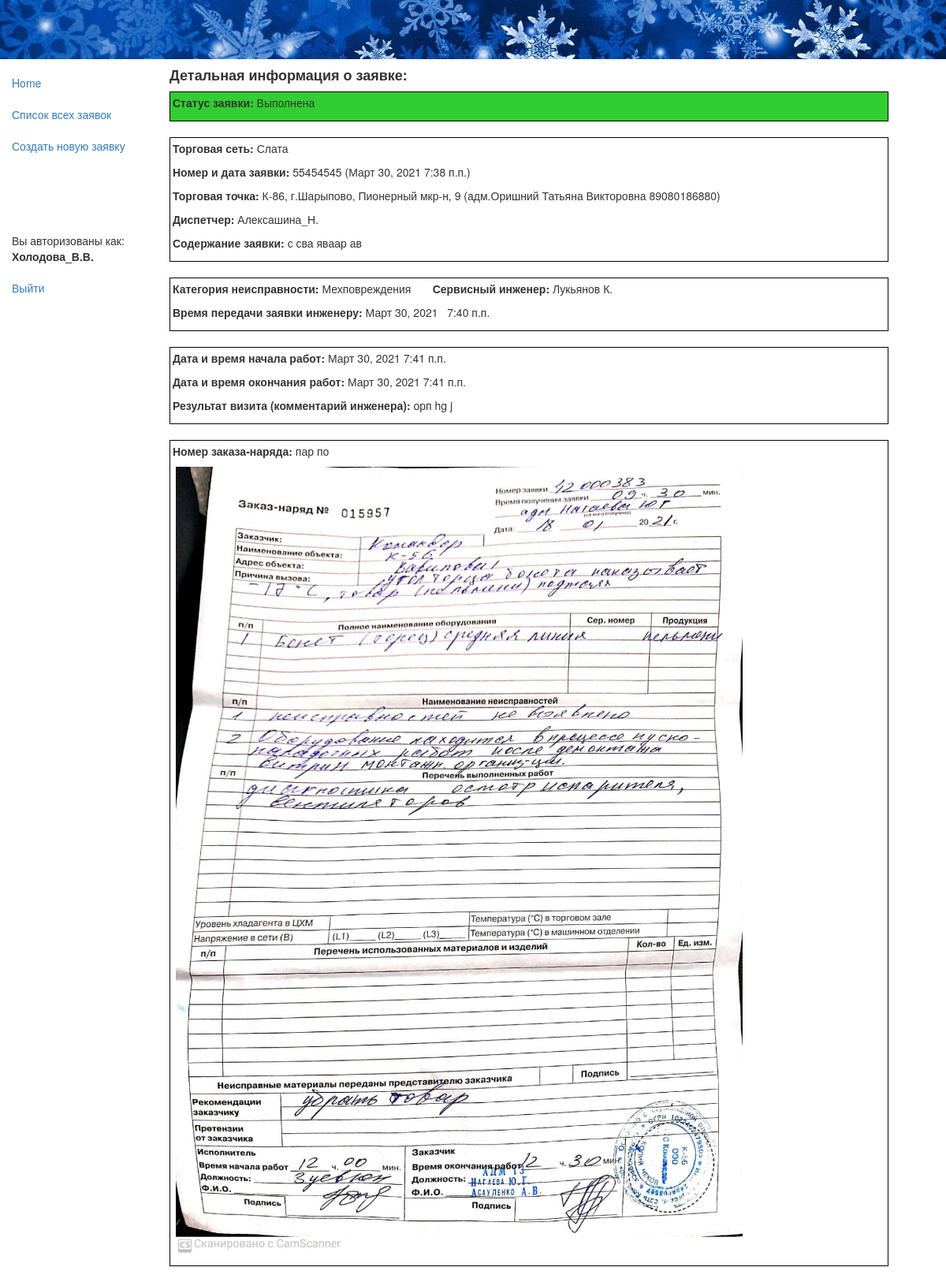
Page /app/rec/70 (signed in) on the committed database.
### app/models.py (models this page shows, shortened)
class Rec(models.Model):
    status = models.ForeignKey(Status, null=True, on_delete=models.SET_NULL, default=4, verbose_name="Статус заявки")
    retail = models.ForeignKey(Retail, null=True, on_delete=models.SET_NULL, verbose_name="Торговая сеть")
    rec_date = models.DateField(auto_now_add=True, verbose_name="Дата создания заявки")
    rec_time = models.TimeField(auto_now_add=True, verbose_name="Время создания заявки")
    user = models.ForeignKey(User, null=True, on_delete=models.SET_NULL, verbose_name="Диспетчер")
    customer = models.CharField(max_length=100, verbose_name="ФИО инициатора заявки")
    rec_num = models.CharField(verbose_name='Номер заявки', max_length=8)
    store = models.ForeignKey(Store, null=True, on_delete=models.SET_NULL, verbose_name="Торговая точка, адрес")
    description = models.TextField(max_length=1000, verbose_name="Содержание заявки")
    trouble = models.ForeignKey(Trouble, null=True, on_delete=models.SET_NULL, verbose_name="Категория неисправности")
    tech = models.ForeignKey(Tech, null=True, on_delete=models.SET_NULL, verbose_name="Сервисный инженер")
    sign_day = models.DateField(null=True, verbose_name="Дата передачи заявки инженеру")
    sign_time = models.TimeField(null=True, verbose_name="Время передачи заявки инженеру")
    visit_day_begin = models.DateField(null=True, verbose_name="Дата начала работ")
    visit_time_begin = models.TimeField(null=True, verbose_name="Время начала работ")
    visit_day_end = models.DateField(null=True, verbose_name="Дата окончания работ")
    visit_time_end = models.TimeField(null=True, verbose_name="Время окончания работ")
    result = models.TextField(null=True, max_length=1000, verbose_name="Результат выезда")
    form = models.CharField(null=True, max_length=10, verbose_name="Номер заказа-наряда")
    jpg = models.ImageField(upload_to='images', null=True, verbose_name="Скан-копия заказа-наряда")
    class Meta:
        verbose_name = 'Заявка'
        verbose_name_plural = 'Заявки'
        ordering = ['-rec_time'] # отображение заявок в rec-list.html в обратном порядке
        permissions = (("can_create_update", "Может rec_create и rec_update"),
                       ("can_list_detail", "Может rec_list и rec_detail"),
                       )

class Status(models.Model):
    name = models.CharField(max_length=32, help_text="Состояние заявки")
    class Meta:
        verbose_name = 'Статус'
        verbose_name_plural = 'Статусы'
    def __str__(self):
        return self.name

class Retail(models.Model):
    name = models.CharField(max_length=64, help_text="Торговая сеть")
    class Meta:
        verbose_name = 'Торговая сеть'
        verbose_name_plural = 'Торговые сети'
    def __str__(self):
        return self.name

class Store(models.Model):
    name = models.CharField(max_length=96, help_text="Торговая точка, адрес")
    class Meta:
        verbose_name = 'Магазин'
        verbose_name_plural = 'Магазины'
    def __str__(self):
        return self.name

class Trouble(models.Model):
    name = models.CharField(max_length=32, help_text="Категория неисправности")
    class Meta:
        verbose_name = 'Неисправность'
        verbose_name_plural = 'Неисправности'
    def __str__(self):
        return self.name

class Tech(models.Model):
    name = models.CharField(max_length=64, help_text="Сервисный инженер")
    class Meta:
        verbose_name = 'Инженер'
        verbose_name_plural = 'Инженеры'
    def __str__(self):
        return self.name

### app/views.py (the view)
# urls.py: url(r'^rec/(?P<pk>\d+)$', views.RecDetailView.as_view(), name='rec_detail'),
class RecDetailView(PermissionRequiredMixin, generic.DetailView):
    model = Rec
    permission_required = 'app.can_list_detail'
    extra_context = {'gray': gray, 'blue': blue, 'yellow': yellow, 'green': green}

### app/templates/app/rec_detail.html (shortened to what this page needs)
{% extends "base_generic.html" %}
{% block content %}
  <h4><strong>Детальная информация о заявке:</strong></h4>
                {% if rec.status == gray %}
     <div style="border: 1px solid black; background-color: #A9A9A9; padding: 3px; width:94%;">
                <p> <strong>Статус заявки:</strong>&nbsp;{{ rec.status }}&nbsp;</p></div>
                {% elif rec.status == blue %}
     <div style="border: 1px solid black; background-color: #00BFFF; padding: 3px; width:94%;">
                <p> <strong>Статус заявки:</strong>&nbsp;{{ rec.status }}&nbsp;</p></div>
                 {% elif rec.status == yellow %}
     <div style="border: 1px solid black; background-color: #FFD700; padding: 3px; width:94%;">
                <p> <strong>Статус заявки:</strong>&nbsp;{{ rec.status }}&nbsp;</p></div>
                {% elif rec.status == green %}
     <div style="border: 1px solid black; background-color: #32CD32; padding: 3px; width:94%;">
                <p> <strong>Статус заявки:</strong>&nbsp;{{ rec.status }}&nbsp;</p></div>
                {% endif %}
 <br>
  <div style="border: 1px solid black; background-color: white; padding: 3px; width:94%;">
      <p><strong>Торговая сеть:</strong>&nbsp;{{ rec.retail }} </p>
      <p><strong>Номер и дата заявки:</strong>&nbsp;{{ rec.rec_num }} ({{ rec.rec_date }} {{ rec.rec_time }})</p>
      <p><strong>Торговая точка:</strong>&nbsp;{{ rec.store }} ({{ rec.customer }}) </p>
      <p><strong>Диспетчер:</strong>&nbsp;{{ rec.user }}</p>
      <p><strong>Содержание заявки:</strong>&nbsp;{{ rec.description }}</p></div><br>
{% if rec.sign_day and rec.sign_time %}
  <div style="border: 1px solid black; background-color: white; padding: 3px; width:94%;">
  <p><strong>Категория неисправноcти:</strong>&nbsp;{{ rec.trouble }}  &nbsp; &nbsp; &nbsp;
    <strong>Сервисный инженер:</strong>&nbsp;{{ rec.tech }}</p>
  <p><strong>Время передачи заявки инженеру:</strong>&nbsp;{{ rec.sign_day }}&nbsp; &nbsp;{{ rec.sign_time }}</p></div><br>
{% endif %}
{% if rec.visit_day_begin and rec.visit_time_begin and rec.visit_day_end and rec.visit_time_end and rec.sign_day and rec.sign_time %}
<div style="border: 1px solid black; background-color: white; padding: 3px; width:94%;">
    <p><strong>Дата и время начала работ:</strong>&nbsp;{{ rec.visit_day_begin }}&nbsp{{ rec.visit_time_begin }}</p>
    <p><strong>Дата и время окончания работ:</strong>&nbsp;{{ rec.visit_day_end }}&nbsp{{ rec.visit_time_end }}</p>
    <p><strong>Результат визита (комментарий инженера):</strong>&nbsp;{{ rec.result }}</p></div><br>
{% endif %}
{% if rec.visit_day_begin and rec.visit_time_begin and rec.visit_day_end and rec.visit_time_end and rec.sign_day and rec.sign_time and rec.jpg %}
<div style="border: 1px solid black; background-color: white; padding: 3px; width:94%;">
      <p><strong>Номер заказа-наряда:</strong>&nbsp;{{ rec.form }}</p>
      <p>&nbsp;<img src="{{rec.jpg.url}}" alt="connect" style="max-height:1000px"></p></div><br>
{% endif %}
{% endblock %}

### app/templates/base_generic.html (shortened to what this page needs)
<!DOCTYPE html>
<html lang="en">
<head>
  <link rel="stylesheet" href="https://maxcdn.bootstrapcdn.com/bootstrap/3.3.7/css/bootstrap.min.css">
  {% load static %}
  <link rel="stylesheet" href="{% static 'css/styles.css' %}">
  <img src="{% static 'images/snow.jpg' %}" alt="Snow" style="width:100%;"/>
</head>
<body>
  <div class="container-fluid">
    <div class="row">
      <div class="col-sm-2">
      {% block sidebar %}
      <ul class="sidebar-nav">
          <li><a href="{% url 'index' %}">Home</a></li> <br>
          {% if perms.app.can_list_detail %}
          <li><a href="{% url 'recs' %}">Список всех заявок</a></li>
          {% endif %}
          <br>
          {% if perms.app.can_create_update %}
          <li><a href="{% url 'rec_create' %}">Создать новую заявку</a></li>
          {% endif %}
          <br><br><br><br><br>
        {% if user.is_authenticated %}
            <li>Вы авторизованы как: </li><li><strong>{{ user.get_username }}</strong></li><br>
            <li><a href="{% url 'logout'%}?next={% url 'index' %}">Выйти</a></li>
        {% else %}
            <li><strong>Вы не авторизованы.</strong></li> <br>
            <li>Чтобы это исправить, </li>
            <li><a href="{% url 'login'%}?next={% url 'index' %}">нажмите здесь.</a></li>
        {% endif %}
      </ul>
     {% endblock %}
      </div>
      <div class="col-sm-10 ">
      {% block content %}{% endblock %}
      </div>
    </div>
  </div>
</body>
</html>

### app/static/css/styles.css (style rules this page uses)
.sidebar-nav { margin-top: 20px; padding: 0; list-style: none; }

### rows in the picture
Rec: status "Выполнена", retail "Слата", rec_num "55454545", rec_date "Март 30, 2021", rec_time "7:38 п.п.", store "К-86, г.Шарыпово, Пионерный мкр-н, 9", customer "адм.Оришний Татьяна Викторовна 89080186880", user "Алексашина_Н.", description "с сва яваар ав", trouble "Мехповреждения", tech "Лукьянов К.", sign_day "Март 30, 2021", sign_time "7:40 п.п.", visit_day_begin "Март 30, 2021", visit_time_begin "7:41 п.п.", visit_day_end "Март 30, 2021", visit_time_end "7:41 п.п.", result "орп hg j", form "пар по", jpg (picture)

### other values in the picture
{{ user.get_username }} "Холодова_В.В."
